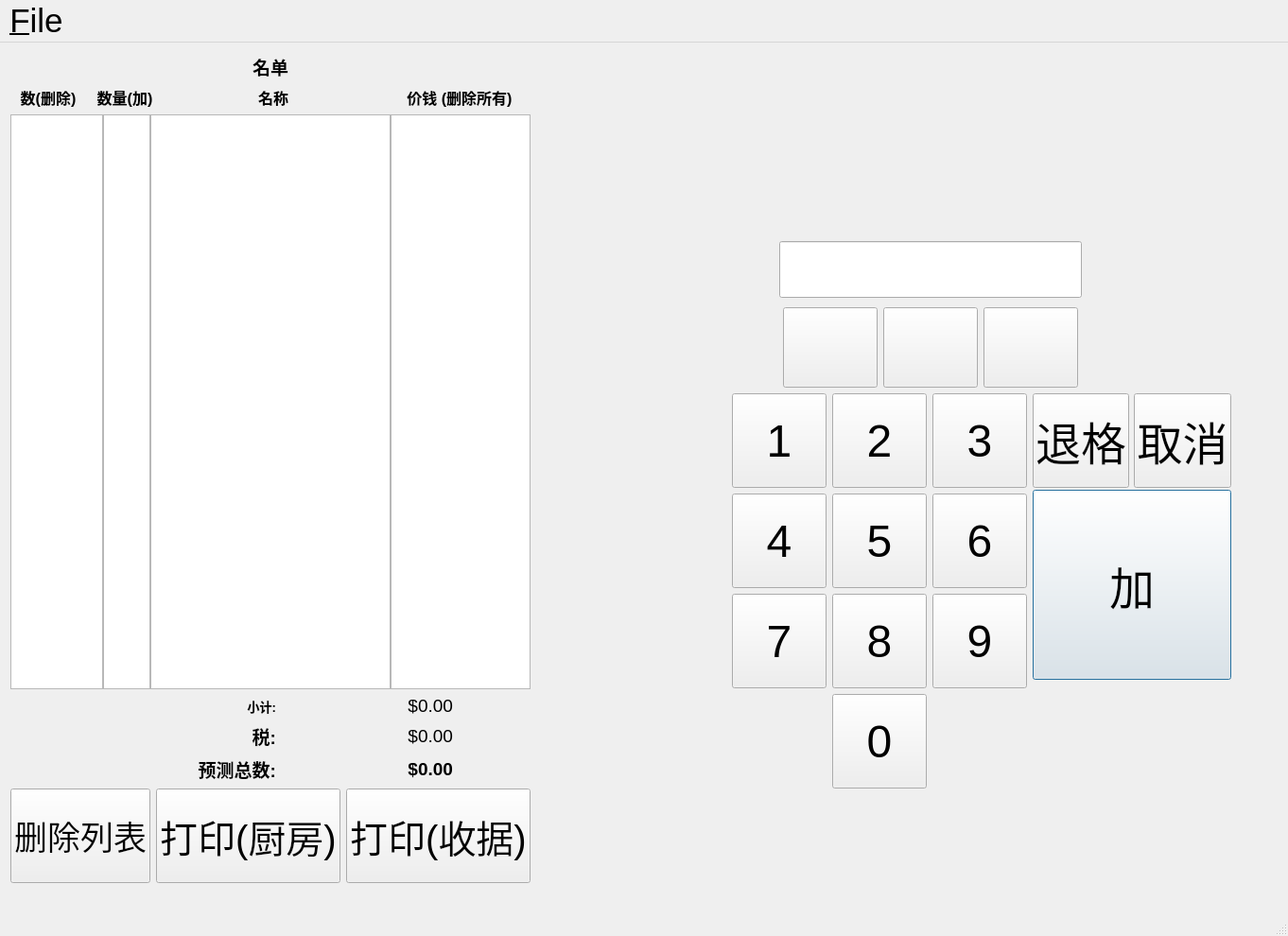
<?xml version="1.0" encoding="UTF-8"?>
<ui version="4.0">
 <class>MainWindow</class>
 <widget class="QMainWindow" name="MainWindow">
  <property name="geometry">
   <rect>
    <x>0</x>
    <y>0</y>
    <width>1362</width>
    <height>952</height>
   </rect>
  </property>
  <property name="font">
   <font>
    <pointsize>26</pointsize>
   </font>
  </property>
  <property name="windowTitle">
   <string>Dynasty Selector (developed by kabicin using the Qt Framework)</string>
  </property>
  <property name="windowIcon">
   <iconset>
    <normaloff>../../Desktop/dh/res/dhlogo.png</normaloff>../../Desktop/dh/res/dhlogo.png</iconset>
  </property>
  <widget class="QWidget" name="centralWidget">
   <layout class="QHBoxLayout" name="horizontalLayout_3">
    <item>
     <layout class="QVBoxLayout" name="verticalLayout_2">
      <item>
       <layout class="QHBoxLayout" name="horizontalLayout_4">
        <item>
         <spacer name="horizontalSpacer_5">
          <property name="orientation">
           <enum>Qt::Horizontal</enum>
          </property>
          <property name="sizeHint" stdset="0">
           <size>
            <width>40</width>
            <height>20</height>
           </size>
          </property>
         </spacer>
        </item>
        <item>
         <widget class="QLabel" name="label">
          <property name="sizePolicy">
           <sizepolicy hsizetype="Maximum" vsizetype="Maximum">
            <horstretch>0</horstretch>
            <verstretch>0</verstretch>
           </sizepolicy>
          </property>
          <property name="font">
           <font>
            <pointsize>14</pointsize>
            <weight>75</weight>
            <bold>true</bold>
            <underline>false</underline>
           </font>
          </property>
          <property name="text">
           <string>名单</string>
          </property>
         </widget>
        </item>
        <item>
         <spacer name="horizontalSpacer_6">
          <property name="orientation">
           <enum>Qt::Horizontal</enum>
          </property>
          <property name="sizeHint" stdset="0">
           <size>
            <width>40</width>
            <height>20</height>
           </size>
          </property>
         </spacer>
        </item>
       </layout>
      </item>
      <item>
       <layout class="QHBoxLayout" name="horizontalLayout_8">
        <item>
         <widget class="QLabel" name="labelItemIdMinus">
          <property name="sizePolicy">
           <sizepolicy hsizetype="Maximum" vsizetype="Preferred">
            <horstretch>0</horstretch>
            <verstretch>0</verstretch>
           </sizepolicy>
          </property>
          <property name="maximumSize">
           <size>
            <width>80</width>
            <height>16777215</height>
           </size>
          </property>
          <property name="font">
           <font>
            <pointsize>12</pointsize>
            <weight>75</weight>
            <italic>false</italic>
            <bold>true</bold>
           </font>
          </property>
          <property name="text">
           <string>数(删除)</string>
          </property>
          <property name="alignment">
           <set>Qt::AlignCenter</set>
          </property>
         </widget>
        </item>
        <item>
         <widget class="QLabel" name="labelQuantityAdd">
          <property name="sizePolicy">
           <sizepolicy hsizetype="Maximum" vsizetype="Preferred">
            <horstretch>0</horstretch>
            <verstretch>0</verstretch>
           </sizepolicy>
          </property>
          <property name="minimumSize">
           <size>
            <width>49</width>
            <height>0</height>
           </size>
          </property>
          <property name="maximumSize">
           <size>
            <width>70</width>
            <height>16777215</height>
           </size>
          </property>
          <property name="font">
           <font>
            <pointsize>12</pointsize>
            <weight>75</weight>
            <bold>true</bold>
           </font>
          </property>
          <property name="text">
           <string>数量(加)</string>
          </property>
          <property name="alignment">
           <set>Qt::AlignCenter</set>
          </property>
         </widget>
        </item>
        <item>
         <widget class="QLabel" name="label_7">
          <property name="maximumSize">
           <size>
            <width>16777215</width>
            <height>20</height>
           </size>
          </property>
          <property name="font">
           <font>
            <pointsize>12</pointsize>
            <weight>75</weight>
            <bold>true</bold>
           </font>
          </property>
          <property name="text">
           <string>名称</string>
          </property>
          <property name="alignment">
           <set>Qt::AlignCenter</set>
          </property>
         </widget>
        </item>
        <item>
         <widget class="QLabel" name="labelPriceDelete">
          <property name="sizePolicy">
           <sizepolicy hsizetype="Maximum" vsizetype="Preferred">
            <horstretch>0</horstretch>
            <verstretch>0</verstretch>
           </sizepolicy>
          </property>
          <property name="minimumSize">
           <size>
            <width>150</width>
            <height>20</height>
           </size>
          </property>
          <property name="maximumSize">
           <size>
            <width>150</width>
            <height>20</height>
           </size>
          </property>
          <property name="font">
           <font>
            <pointsize>12</pointsize>
            <weight>75</weight>
            <bold>true</bold>
           </font>
          </property>
          <property name="text">
           <string>价钱 (删除所有)</string>
          </property>
          <property name="alignment">
           <set>Qt::AlignCenter</set>
          </property>
         </widget>
        </item>
       </layout>
      </item>
      <item>
       <layout class="QHBoxLayout" name="horizontalLayout_5">
        <property name="spacing">
         <number>0</number>
        </property>
        <item>
         <widget class="QListWidget" name="listWidget_4">
          <property name="maximumSize">
           <size>
            <width>100</width>
            <height>16777215</height>
           </size>
          </property>
          <property name="font">
           <font>
            <pointsize>26</pointsize>
           </font>
          </property>
          <property name="verticalScrollBarPolicy">
           <enum>Qt::ScrollBarAlwaysOff</enum>
          </property>
          <property name="horizontalScrollBarPolicy">
           <enum>Qt::ScrollBarAlwaysOff</enum>
          </property>
          <property name="autoScrollMargin">
           <number>16</number>
          </property>
          <property name="alternatingRowColors">
           <bool>true</bool>
          </property>
         </widget>
        </item>
        <item>
         <widget class="QListWidget" name="listWidget_3">
          <property name="sizePolicy">
           <sizepolicy hsizetype="Maximum" vsizetype="Expanding">
            <horstretch>0</horstretch>
            <verstretch>0</verstretch>
           </sizepolicy>
          </property>
          <property name="minimumSize">
           <size>
            <width>50</width>
            <height>0</height>
           </size>
          </property>
          <property name="maximumSize">
           <size>
            <width>50</width>
            <height>16777215</height>
           </size>
          </property>
          <property name="font">
           <font>
            <pointsize>26</pointsize>
           </font>
          </property>
          <property name="verticalScrollBarPolicy">
           <enum>Qt::ScrollBarAlwaysOff</enum>
          </property>
          <property name="horizontalScrollBarPolicy">
           <enum>Qt::ScrollBarAlwaysOff</enum>
          </property>
          <property name="autoScroll">
           <bool>true</bool>
          </property>
          <property name="autoScrollMargin">
           <number>16</number>
          </property>
          <property name="alternatingRowColors">
           <bool>true</bool>
          </property>
          <property name="selectionMode">
           <enum>QAbstractItemView::NoSelection</enum>
          </property>
         </widget>
        </item>
        <item>
         <widget class="QListWidget" name="listWidget">
          <property name="font">
           <font>
            <pointsize>26</pointsize>
           </font>
          </property>
          <property name="verticalScrollBarPolicy">
           <enum>Qt::ScrollBarAlwaysOff</enum>
          </property>
          <property name="horizontalScrollBarPolicy">
           <enum>Qt::ScrollBarAsNeeded</enum>
          </property>
          <property name="alternatingRowColors">
           <bool>true</bool>
          </property>
         </widget>
        </item>
        <item>
         <widget class="QListWidget" name="listWidget_2">
          <property name="sizePolicy">
           <sizepolicy hsizetype="Maximum" vsizetype="Expanding">
            <horstretch>0</horstretch>
            <verstretch>0</verstretch>
           </sizepolicy>
          </property>
          <property name="minimumSize">
           <size>
            <width>100</width>
            <height>0</height>
           </size>
          </property>
          <property name="maximumSize">
           <size>
            <width>150</width>
            <height>16777215</height>
           </size>
          </property>
          <property name="font">
           <font>
            <pointsize>26</pointsize>
           </font>
          </property>
          <property name="verticalScrollBarPolicy">
           <enum>Qt::ScrollBarAsNeeded</enum>
          </property>
          <property name="alternatingRowColors">
           <bool>true</bool>
          </property>
         </widget>
        </item>
       </layout>
      </item>
      <item>
       <layout class="QVBoxLayout" name="verticalLayout_5">
        <item>
         <layout class="QHBoxLayout" name="horizontalLayout_7">
          <item>
           <widget class="QLabel" name="label_2">
            <property name="sizePolicy">
             <sizepolicy hsizetype="Maximum" vsizetype="Preferred">
              <horstretch>0</horstretch>
              <verstretch>0</verstretch>
             </sizepolicy>
            </property>
            <property name="maximumSize">
             <size>
              <width>200</width>
              <height>16777215</height>
             </size>
            </property>
            <property name="font">
             <font>
              <pointsize>10</pointsize>
              <weight>75</weight>
              <bold>true</bold>
             </font>
            </property>
            <property name="text">
             <string>小计:</string>
            </property>
            <property name="alignment">
             <set>Qt::AlignRight|Qt::AlignTrailing|Qt::AlignVCenter</set>
            </property>
           </widget>
          </item>
          <item>
           <widget class="QLabel" name="label_subtotal">
            <property name="sizePolicy">
             <sizepolicy hsizetype="Maximum" vsizetype="Preferred">
              <horstretch>0</horstretch>
              <verstretch>0</verstretch>
             </sizepolicy>
            </property>
            <property name="maximumSize">
             <size>
              <width>100</width>
              <height>16777215</height>
             </size>
            </property>
            <property name="font">
             <font>
              <pointsize>14</pointsize>
              <weight>50</weight>
              <bold>false</bold>
             </font>
            </property>
            <property name="text">
             <string>$0.00</string>
            </property>
            <property name="alignment">
             <set>Qt::AlignRight|Qt::AlignTrailing|Qt::AlignVCenter</set>
            </property>
           </widget>
          </item>
         </layout>
        </item>
        <item>
         <layout class="QHBoxLayout" name="horizontalLayout_9">
          <item>
           <widget class="QLabel" name="label_3">
            <property name="sizePolicy">
             <sizepolicy hsizetype="Maximum" vsizetype="Preferred">
              <horstretch>0</horstretch>
              <verstretch>0</verstretch>
             </sizepolicy>
            </property>
            <property name="maximumSize">
             <size>
              <width>200</width>
              <height>16777215</height>
             </size>
            </property>
            <property name="font">
             <font>
              <pointsize>14</pointsize>
              <weight>75</weight>
              <bold>true</bold>
             </font>
            </property>
            <property name="text">
             <string>税:</string>
            </property>
            <property name="alignment">
             <set>Qt::AlignRight|Qt::AlignTrailing|Qt::AlignVCenter</set>
            </property>
           </widget>
          </item>
          <item>
           <widget class="QLabel" name="label_tax">
            <property name="sizePolicy">
             <sizepolicy hsizetype="Maximum" vsizetype="Preferred">
              <horstretch>0</horstretch>
              <verstretch>0</verstretch>
             </sizepolicy>
            </property>
            <property name="maximumSize">
             <size>
              <width>100</width>
              <height>16777215</height>
             </size>
            </property>
            <property name="font">
             <font>
              <pointsize>14</pointsize>
              <weight>50</weight>
              <bold>false</bold>
             </font>
            </property>
            <property name="text">
             <string>$0.00</string>
            </property>
            <property name="alignment">
             <set>Qt::AlignRight|Qt::AlignTrailing|Qt::AlignVCenter</set>
            </property>
           </widget>
          </item>
         </layout>
        </item>
        <item>
         <layout class="QHBoxLayout" name="horizontalLayout_10">
          <item>
           <widget class="QLabel" name="label_4">
            <property name="sizePolicy">
             <sizepolicy hsizetype="Maximum" vsizetype="Preferred">
              <horstretch>0</horstretch>
              <verstretch>0</verstretch>
             </sizepolicy>
            </property>
            <property name="maximumSize">
             <size>
              <width>200</width>
              <height>16777215</height>
             </size>
            </property>
            <property name="font">
             <font>
              <pointsize>14</pointsize>
              <weight>75</weight>
              <bold>true</bold>
             </font>
            </property>
            <property name="text">
             <string>预测总数:</string>
            </property>
            <property name="alignment">
             <set>Qt::AlignRight|Qt::AlignTrailing|Qt::AlignVCenter</set>
            </property>
           </widget>
          </item>
          <item>
           <widget class="QLabel" name="label_total">
            <property name="sizePolicy">
             <sizepolicy hsizetype="Maximum" vsizetype="Preferred">
              <horstretch>0</horstretch>
              <verstretch>0</verstretch>
             </sizepolicy>
            </property>
            <property name="maximumSize">
             <size>
              <width>100</width>
              <height>16777215</height>
             </size>
            </property>
            <property name="font">
             <font>
              <pointsize>14</pointsize>
              <weight>75</weight>
              <bold>true</bold>
             </font>
            </property>
            <property name="text">
             <string>$0.00</string>
            </property>
            <property name="alignment">
             <set>Qt::AlignRight|Qt::AlignTrailing|Qt::AlignVCenter</set>
            </property>
           </widget>
          </item>
         </layout>
        </item>
       </layout>
      </item>
      <item>
       <layout class="QHBoxLayout" name="horizontalLayout_6">
        <item>
         <widget class="QPushButton" name="btnClearListWidget">
          <property name="minimumSize">
           <size>
            <width>0</width>
            <height>100</height>
           </size>
          </property>
          <property name="maximumSize">
           <size>
            <width>16777215</width>
            <height>100</height>
           </size>
          </property>
          <property name="text">
           <string>删除列表</string>
          </property>
         </widget>
        </item>
        <item>
         <widget class="QPushButton" name="btnPrintKitchen">
          <property name="sizePolicy">
           <sizepolicy hsizetype="Expanding" vsizetype="Fixed">
            <horstretch>0</horstretch>
            <verstretch>0</verstretch>
           </sizepolicy>
          </property>
          <property name="minimumSize">
           <size>
            <width>0</width>
            <height>100</height>
           </size>
          </property>
          <property name="font">
           <font>
            <pointsize>30</pointsize>
           </font>
          </property>
          <property name="text">
           <string>打印(厨房)</string>
          </property>
         </widget>
        </item>
        <item>
         <widget class="QPushButton" name="btnPrint">
          <property name="sizePolicy">
           <sizepolicy hsizetype="Expanding" vsizetype="Fixed">
            <horstretch>0</horstretch>
            <verstretch>0</verstretch>
           </sizepolicy>
          </property>
          <property name="minimumSize">
           <size>
            <width>0</width>
            <height>100</height>
           </size>
          </property>
          <property name="font">
           <font>
            <pointsize>30</pointsize>
           </font>
          </property>
          <property name="text">
           <string>打印(收据)</string>
          </property>
         </widget>
        </item>
       </layout>
      </item>
     </layout>
    </item>
    <item>
     <spacer name="horizontalSpacer_9">
      <property name="orientation">
       <enum>Qt::Horizontal</enum>
      </property>
      <property name="sizeType">
       <enum>QSizePolicy::Minimum</enum>
      </property>
      <property name="sizeHint" stdset="0">
       <size>
        <width>50</width>
        <height>20</height>
       </size>
      </property>
     </spacer>
    </item>
    <item>
     <layout class="QVBoxLayout" name="verticalLayout_4">
      <item>
       <layout class="QVBoxLayout" name="verticalLayout_3">
        <item>
         <spacer name="verticalSpacer_2">
          <property name="orientation">
           <enum>Qt::Vertical</enum>
          </property>
          <property name="sizeHint" stdset="0">
           <size>
            <width>20</width>
            <height>40</height>
           </size>
          </property>
         </spacer>
        </item>
        <item>
         <widget class="QLabel" name="labelFood_1">
          <property name="enabled">
           <bool>true</bool>
          </property>
          <property name="maximumSize">
           <size>
            <width>16777215</width>
            <height>50</height>
           </size>
          </property>
          <property name="font">
           <font>
            <family>MS Sans Serif</family>
            <pointsize>22</pointsize>
           </font>
          </property>
          <property name="text">
           <string/>
          </property>
          <property name="alignment">
           <set>Qt::AlignCenter</set>
          </property>
         </widget>
        </item>
        <item>
         <widget class="QLabel" name="labelFood_2">
          <property name="enabled">
           <bool>true</bool>
          </property>
          <property name="maximumSize">
           <size>
            <width>16777215</width>
            <height>50</height>
           </size>
          </property>
          <property name="font">
           <font>
            <pointsize>20</pointsize>
           </font>
          </property>
          <property name="text">
           <string/>
          </property>
          <property name="alignment">
           <set>Qt::AlignCenter</set>
          </property>
         </widget>
        </item>
        <item>
         <widget class="QLabel" name="labelFood_3">
          <property name="enabled">
           <bool>true</bool>
          </property>
          <property name="maximumSize">
           <size>
            <width>16777215</width>
            <height>75</height>
           </size>
          </property>
          <property name="font">
           <font>
            <pointsize>48</pointsize>
           </font>
          </property>
          <property name="text">
           <string/>
          </property>
          <property name="alignment">
           <set>Qt::AlignCenter</set>
          </property>
         </widget>
        </item>
        <item>
         <widget class="QLabel" name="labelFood_4">
          <property name="enabled">
           <bool>true</bool>
          </property>
          <property name="maximumSize">
           <size>
            <width>16777215</width>
            <height>50</height>
           </size>
          </property>
          <property name="font">
           <font>
            <pointsize>20</pointsize>
           </font>
          </property>
          <property name="text">
           <string/>
          </property>
          <property name="alignment">
           <set>Qt::AlignCenter</set>
          </property>
         </widget>
        </item>
        <item>
         <layout class="QVBoxLayout" name="verticalLayout">
          <item>
           <layout class="QHBoxLayout" name="horizontalLayout">
            <item>
             <spacer name="horizontalSpacer">
              <property name="orientation">
               <enum>Qt::Horizontal</enum>
              </property>
              <property name="sizeHint" stdset="0">
               <size>
                <width>100</width>
                <height>20</height>
               </size>
              </property>
             </spacer>
            </item>
            <item>
             <widget class="QLineEdit" name="lineEditNum">
              <property name="sizePolicy">
               <sizepolicy hsizetype="Minimum" vsizetype="Minimum">
                <horstretch>0</horstretch>
                <verstretch>0</verstretch>
               </sizepolicy>
              </property>
              <property name="minimumSize">
               <size>
                <width>320</width>
                <height>60</height>
               </size>
              </property>
              <property name="maximumSize">
               <size>
                <width>200</width>
                <height>48</height>
               </size>
              </property>
              <property name="font">
               <font>
                <pointsize>36</pointsize>
               </font>
              </property>
              <property name="locale">
               <locale language="English" country="Canada"/>
              </property>
              <property name="text">
               <string/>
              </property>
              <property name="alignment">
               <set>Qt::AlignCenter</set>
              </property>
              <property name="placeholderText">
               <string/>
              </property>
             </widget>
            </item>
            <item>
             <spacer name="horizontalSpacer_2">
              <property name="orientation">
               <enum>Qt::Horizontal</enum>
              </property>
              <property name="sizeType">
               <enum>QSizePolicy::Expanding</enum>
              </property>
              <property name="sizeHint" stdset="0">
               <size>
                <width>100</width>
                <height>20</height>
               </size>
              </property>
             </spacer>
            </item>
           </layout>
          </item>
          <item>
           <spacer name="verticalSpacer_3">
            <property name="orientation">
             <enum>Qt::Vertical</enum>
            </property>
            <property name="sizeType">
             <enum>QSizePolicy::Minimum</enum>
            </property>
            <property name="sizeHint" stdset="0">
             <size>
              <width>20</width>
              <height>10</height>
             </size>
            </property>
           </spacer>
          </item>
          <item>
           <layout class="QHBoxLayout" name="horizontalLayout_12">
            <item>
             <spacer name="horizontalSpacer_7">
              <property name="orientation">
               <enum>Qt::Horizontal</enum>
              </property>
              <property name="sizeType">
               <enum>QSizePolicy::Expanding</enum>
              </property>
              <property name="sizeHint" stdset="0">
               <size>
                <width>265</width>
                <height>20</height>
               </size>
              </property>
             </spacer>
            </item>
            <item>
             <widget class="QPushButton" name="btn_A">
              <property name="sizePolicy">
               <sizepolicy hsizetype="Minimum" vsizetype="Minimum">
                <horstretch>0</horstretch>
                <verstretch>0</verstretch>
               </sizepolicy>
              </property>
              <property name="minimumSize">
               <size>
                <width>100</width>
                <height>85</height>
               </size>
              </property>
              <property name="maximumSize">
               <size>
                <width>16777215</width>
                <height>85</height>
               </size>
              </property>
              <property name="font">
               <font>
                <pointsize>28</pointsize>
               </font>
              </property>
              <property name="text">
               <string/>
              </property>
             </widget>
            </item>
            <item>
             <widget class="QPushButton" name="btn_B">
              <property name="sizePolicy">
               <sizepolicy hsizetype="Minimum" vsizetype="Minimum">
                <horstretch>0</horstretch>
                <verstretch>0</verstretch>
               </sizepolicy>
              </property>
              <property name="minimumSize">
               <size>
                <width>100</width>
                <height>85</height>
               </size>
              </property>
              <property name="maximumSize">
               <size>
                <width>16777215</width>
                <height>85</height>
               </size>
              </property>
              <property name="font">
               <font>
                <pointsize>28</pointsize>
               </font>
              </property>
              <property name="text">
               <string/>
              </property>
             </widget>
            </item>
            <item>
             <widget class="QPushButton" name="btn_C">
              <property name="sizePolicy">
               <sizepolicy hsizetype="Minimum" vsizetype="Minimum">
                <horstretch>0</horstretch>
                <verstretch>0</verstretch>
               </sizepolicy>
              </property>
              <property name="minimumSize">
               <size>
                <width>100</width>
                <height>85</height>
               </size>
              </property>
              <property name="maximumSize">
               <size>
                <width>16777215</width>
                <height>85</height>
               </size>
              </property>
              <property name="font">
               <font>
                <pointsize>28</pointsize>
               </font>
              </property>
              <property name="text">
               <string/>
              </property>
             </widget>
            </item>
            <item>
             <spacer name="horizontalSpacer_8">
              <property name="orientation">
               <enum>Qt::Horizontal</enum>
              </property>
              <property name="sizeType">
               <enum>QSizePolicy::Expanding</enum>
              </property>
              <property name="sizeHint" stdset="0">
               <size>
                <width>265</width>
                <height>20</height>
               </size>
              </property>
             </spacer>
            </item>
           </layout>
          </item>
          <item>
           <layout class="QHBoxLayout" name="horizontalLayout_2">
            <item>
             <layout class="QGridLayout" name="gridLayout">
              <item row="0" column="1">
               <widget class="QPushButton" name="btnOne">
                <property name="sizePolicy">
                 <sizepolicy hsizetype="Minimum" vsizetype="Minimum">
                  <horstretch>0</horstretch>
                  <verstretch>0</verstretch>
                 </sizepolicy>
                </property>
                <property name="minimumSize">
                 <size>
                  <width>100</width>
                  <height>100</height>
                 </size>
                </property>
                <property name="maximumSize">
                 <size>
                  <width>16777215</width>
                  <height>100</height>
                 </size>
                </property>
                <property name="font">
                 <font>
                  <pointsize>36</pointsize>
                 </font>
                </property>
                <property name="text">
                 <string>1</string>
                </property>
               </widget>
              </item>
              <item row="1" column="2">
               <widget class="QPushButton" name="btnFive">
                <property name="sizePolicy">
                 <sizepolicy hsizetype="Minimum" vsizetype="Minimum">
                  <horstretch>0</horstretch>
                  <verstretch>0</verstretch>
                 </sizepolicy>
                </property>
                <property name="minimumSize">
                 <size>
                  <width>100</width>
                  <height>100</height>
                 </size>
                </property>
                <property name="maximumSize">
                 <size>
                  <width>16777215</width>
                  <height>100</height>
                 </size>
                </property>
                <property name="font">
                 <font>
                  <pointsize>36</pointsize>
                 </font>
                </property>
                <property name="text">
                 <string>5</string>
                </property>
               </widget>
              </item>
              <item row="0" column="2">
               <widget class="QPushButton" name="btnTwo">
                <property name="sizePolicy">
                 <sizepolicy hsizetype="Minimum" vsizetype="Minimum">
                  <horstretch>0</horstretch>
                  <verstretch>0</verstretch>
                 </sizepolicy>
                </property>
                <property name="minimumSize">
                 <size>
                  <width>100</width>
                  <height>100</height>
                 </size>
                </property>
                <property name="maximumSize">
                 <size>
                  <width>16777215</width>
                  <height>100</height>
                 </size>
                </property>
                <property name="font">
                 <font>
                  <pointsize>36</pointsize>
                 </font>
                </property>
                <property name="text">
                 <string>2</string>
                </property>
               </widget>
              </item>
              <item row="3" column="2">
               <widget class="QPushButton" name="btnZero">
                <property name="sizePolicy">
                 <sizepolicy hsizetype="Minimum" vsizetype="Minimum">
                  <horstretch>0</horstretch>
                  <verstretch>0</verstretch>
                 </sizepolicy>
                </property>
                <property name="minimumSize">
                 <size>
                  <width>100</width>
                  <height>100</height>
                 </size>
                </property>
                <property name="maximumSize">
                 <size>
                  <width>16777215</width>
                  <height>100</height>
                 </size>
                </property>
                <property name="font">
                 <font>
                  <pointsize>36</pointsize>
                 </font>
                </property>
                <property name="text">
                 <string>0</string>
                </property>
               </widget>
              </item>
              <item row="2" column="2">
               <widget class="QPushButton" name="btnEight">
                <property name="sizePolicy">
                 <sizepolicy hsizetype="Minimum" vsizetype="Minimum">
                  <horstretch>0</horstretch>
                  <verstretch>0</verstretch>
                 </sizepolicy>
                </property>
                <property name="minimumSize">
                 <size>
                  <width>100</width>
                  <height>100</height>
                 </size>
                </property>
                <property name="maximumSize">
                 <size>
                  <width>16777215</width>
                  <height>100</height>
                 </size>
                </property>
                <property name="font">
                 <font>
                  <pointsize>36</pointsize>
                 </font>
                </property>
                <property name="text">
                 <string>8</string>
                </property>
               </widget>
              </item>
              <item row="2" column="3">
               <widget class="QPushButton" name="btnNine">
                <property name="sizePolicy">
                 <sizepolicy hsizetype="Minimum" vsizetype="Minimum">
                  <horstretch>0</horstretch>
                  <verstretch>0</verstretch>
                 </sizepolicy>
                </property>
                <property name="minimumSize">
                 <size>
                  <width>100</width>
                  <height>100</height>
                 </size>
                </property>
                <property name="maximumSize">
                 <size>
                  <width>16777215</width>
                  <height>100</height>
                 </size>
                </property>
                <property name="font">
                 <font>
                  <pointsize>36</pointsize>
                 </font>
                </property>
                <property name="text">
                 <string>9</string>
                </property>
               </widget>
              </item>
              <item row="2" column="1">
               <widget class="QPushButton" name="btnSeven">
                <property name="sizePolicy">
                 <sizepolicy hsizetype="Minimum" vsizetype="Minimum">
                  <horstretch>0</horstretch>
                  <verstretch>0</verstretch>
                 </sizepolicy>
                </property>
                <property name="minimumSize">
                 <size>
                  <width>100</width>
                  <height>100</height>
                 </size>
                </property>
                <property name="maximumSize">
                 <size>
                  <width>16777215</width>
                  <height>100</height>
                 </size>
                </property>
                <property name="font">
                 <font>
                  <pointsize>36</pointsize>
                 </font>
                </property>
                <property name="text">
                 <string>7</string>
                </property>
               </widget>
              </item>
              <item row="0" column="3">
               <widget class="QPushButton" name="btnThree">
                <property name="sizePolicy">
                 <sizepolicy hsizetype="Minimum" vsizetype="Minimum">
                  <horstretch>0</horstretch>
                  <verstretch>0</verstretch>
                 </sizepolicy>
                </property>
                <property name="minimumSize">
                 <size>
                  <width>100</width>
                  <height>100</height>
                 </size>
                </property>
                <property name="maximumSize">
                 <size>
                  <width>16777215</width>
                  <height>100</height>
                 </size>
                </property>
                <property name="font">
                 <font>
                  <pointsize>36</pointsize>
                 </font>
                </property>
                <property name="text">
                 <string>3</string>
                </property>
               </widget>
              </item>
              <item row="1" column="0">
               <spacer name="horizontalSpacer_3">
                <property name="orientation">
                 <enum>Qt::Horizontal</enum>
                </property>
                <property name="sizeType">
                 <enum>QSizePolicy::Maximum</enum>
                </property>
                <property name="sizeHint" stdset="0">
                 <size>
                  <width>157</width>
                  <height>20</height>
                 </size>
                </property>
               </spacer>
              </item>
              <item row="1" column="3">
               <widget class="QPushButton" name="btnSix">
                <property name="sizePolicy">
                 <sizepolicy hsizetype="Minimum" vsizetype="Minimum">
                  <horstretch>0</horstretch>
                  <verstretch>0</verstretch>
                 </sizepolicy>
                </property>
                <property name="minimumSize">
                 <size>
                  <width>100</width>
                  <height>100</height>
                 </size>
                </property>
                <property name="maximumSize">
                 <size>
                  <width>16777215</width>
                  <height>100</height>
                 </size>
                </property>
                <property name="font">
                 <font>
                  <pointsize>36</pointsize>
                 </font>
                </property>
                <property name="text">
                 <string>6</string>
                </property>
               </widget>
              </item>
              <item row="1" column="1">
               <widget class="QPushButton" name="btnFour">
                <property name="sizePolicy">
                 <sizepolicy hsizetype="Minimum" vsizetype="Minimum">
                  <horstretch>0</horstretch>
                  <verstretch>0</verstretch>
                 </sizepolicy>
                </property>
                <property name="minimumSize">
                 <size>
                  <width>100</width>
                  <height>100</height>
                 </size>
                </property>
                <property name="maximumSize">
                 <size>
                  <width>16777215</width>
                  <height>100</height>
                 </size>
                </property>
                <property name="font">
                 <font>
                  <pointsize>36</pointsize>
                 </font>
                </property>
                <property name="text">
                 <string>4</string>
                </property>
               </widget>
              </item>
             </layout>
            </item>
            <item>
             <layout class="QVBoxLayout" name="verticalLayout_6">
              <property name="spacing">
               <number>0</number>
              </property>
              <item>
               <layout class="QHBoxLayout" name="horizontalLayout_15">
                <property name="spacing">
                 <number>5</number>
                </property>
                <item>
                 <widget class="QPushButton" name="btnBackspace">
                  <property name="sizePolicy">
                   <sizepolicy hsizetype="Maximum" vsizetype="Maximum">
                    <horstretch>0</horstretch>
                    <verstretch>0</verstretch>
                   </sizepolicy>
                  </property>
                  <property name="minimumSize">
                   <size>
                    <width>100</width>
                    <height>100</height>
                   </size>
                  </property>
                  <property name="font">
                   <font>
                    <pointsize>36</pointsize>
                   </font>
                  </property>
                  <property name="text">
                   <string>退格</string>
                  </property>
                 </widget>
                </item>
                <item>
                 <widget class="QPushButton" name="btnClear">
                  <property name="sizePolicy">
                   <sizepolicy hsizetype="Maximum" vsizetype="Maximum">
                    <horstretch>0</horstretch>
                    <verstretch>0</verstretch>
                   </sizepolicy>
                  </property>
                  <property name="minimumSize">
                   <size>
                    <width>100</width>
                    <height>100</height>
                   </size>
                  </property>
                  <property name="font">
                   <font>
                    <pointsize>36</pointsize>
                   </font>
                  </property>
                  <property name="text">
                   <string>取消</string>
                  </property>
                 </widget>
                </item>
               </layout>
              </item>
              <item>
               <spacer name="verticalSpacer_5">
                <property name="orientation">
                 <enum>Qt::Vertical</enum>
                </property>
                <property name="sizeType">
                 <enum>QSizePolicy::Maximum</enum>
                </property>
                <property name="sizeHint" stdset="0">
                 <size>
                  <width>20</width>
                  <height>2</height>
                 </size>
                </property>
               </spacer>
              </item>
              <item>
               <widget class="QPushButton" name="btnGo">
                <property name="sizePolicy">
                 <sizepolicy hsizetype="Maximum" vsizetype="Maximum">
                  <horstretch>0</horstretch>
                  <verstretch>0</verstretch>
                 </sizepolicy>
                </property>
                <property name="minimumSize">
                 <size>
                  <width>210</width>
                  <height>201</height>
                 </size>
                </property>
                <property name="font">
                 <font>
                  <pointsize>36</pointsize>
                 </font>
                </property>
                <property name="text">
                 <string>加</string>
                </property>
                <property name="autoDefault">
                 <bool>false</bool>
                </property>
                <property name="default">
                 <bool>true</bool>
                </property>
               </widget>
              </item>
              <item>
               <spacer name="verticalSpacer_4">
                <property name="orientation">
                 <enum>Qt::Vertical</enum>
                </property>
                <property name="sizeHint" stdset="0">
                 <size>
                  <width>20</width>
                  <height>40</height>
                 </size>
                </property>
               </spacer>
              </item>
             </layout>
            </item>
            <item>
             <spacer name="horizontalSpacer_4">
              <property name="orientation">
               <enum>Qt::Horizontal</enum>
              </property>
              <property name="sizeHint" stdset="0">
               <size>
                <width>20</width>
                <height>20</height>
               </size>
              </property>
             </spacer>
            </item>
           </layout>
          </item>
          <item>
           <spacer name="verticalSpacer">
            <property name="orientation">
             <enum>Qt::Vertical</enum>
            </property>
            <property name="sizeType">
             <enum>QSizePolicy::Minimum</enum>
            </property>
            <property name="sizeHint" stdset="0">
             <size>
              <width>20</width>
              <height>100</height>
             </size>
            </property>
           </spacer>
          </item>
         </layout>
        </item>
       </layout>
      </item>
     </layout>
    </item>
   </layout>
  </widget>
  <widget class="QMenuBar" name="menuBar">
   <property name="geometry">
    <rect>
     <x>0</x>
     <y>0</y>
     <width>1362</width>
     <height>21</height>
    </rect>
   </property>
   <widget class="QMenu" name="menuFile">
    <property name="title">
     <string>&amp;File</string>
    </property>
    <addaction name="actionAdd_Item"/>
   </widget>
   <addaction name="menuFile"/>
  </widget>
  <widget class="QStatusBar" name="statusBar"/>
  <action name="actionAdd_Item">
   <property name="text">
    <string>Add Item</string>
   </property>
  </action>
 </widget>
 <layoutdefault spacing="6" margin="11"/>
 <tabstops>
  <tabstop>lineEditNum</tabstop>
  <tabstop>btnOne</tabstop>
  <tabstop>btnTwo</tabstop>
  <tabstop>btnThree</tabstop>
  <tabstop>btnFour</tabstop>
  <tabstop>btnFive</tabstop>
  <tabstop>btnSix</tabstop>
  <tabstop>btnSeven</tabstop>
  <tabstop>btnEight</tabstop>
  <tabstop>btnNine</tabstop>
  <tabstop>btnZero</tabstop>
 </tabstops>
 <resources/>
 <connections/>
</ui>
